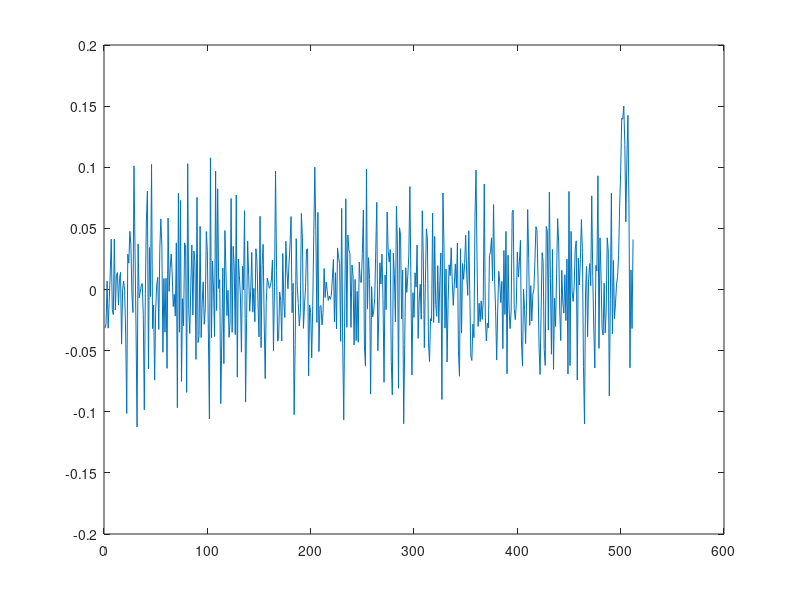

MATLAB code to generate this figure:
o = sum(sin((2:0.4:3)'*pi*(1:512)/64))';
%o = o + randn(size(o));

s = o;
s2 = shift(o, 10);

rd = randn(size(s));
rd2 = randn(size(s2));
sum([rd rd2])

s = s + 0.1*rd;
s2 = s2 + 0.1*rd2;

plot([s s2])

fs = fft(s);
fs2 = fft(s2);

plot((abs([fs2])))

fss = fs.*conj(fs2);
nfss = fss./(abs(fss)+eps);

nss = ifft(nfss);
plot(real(nss))
[~,gp] = max(real(nss))



